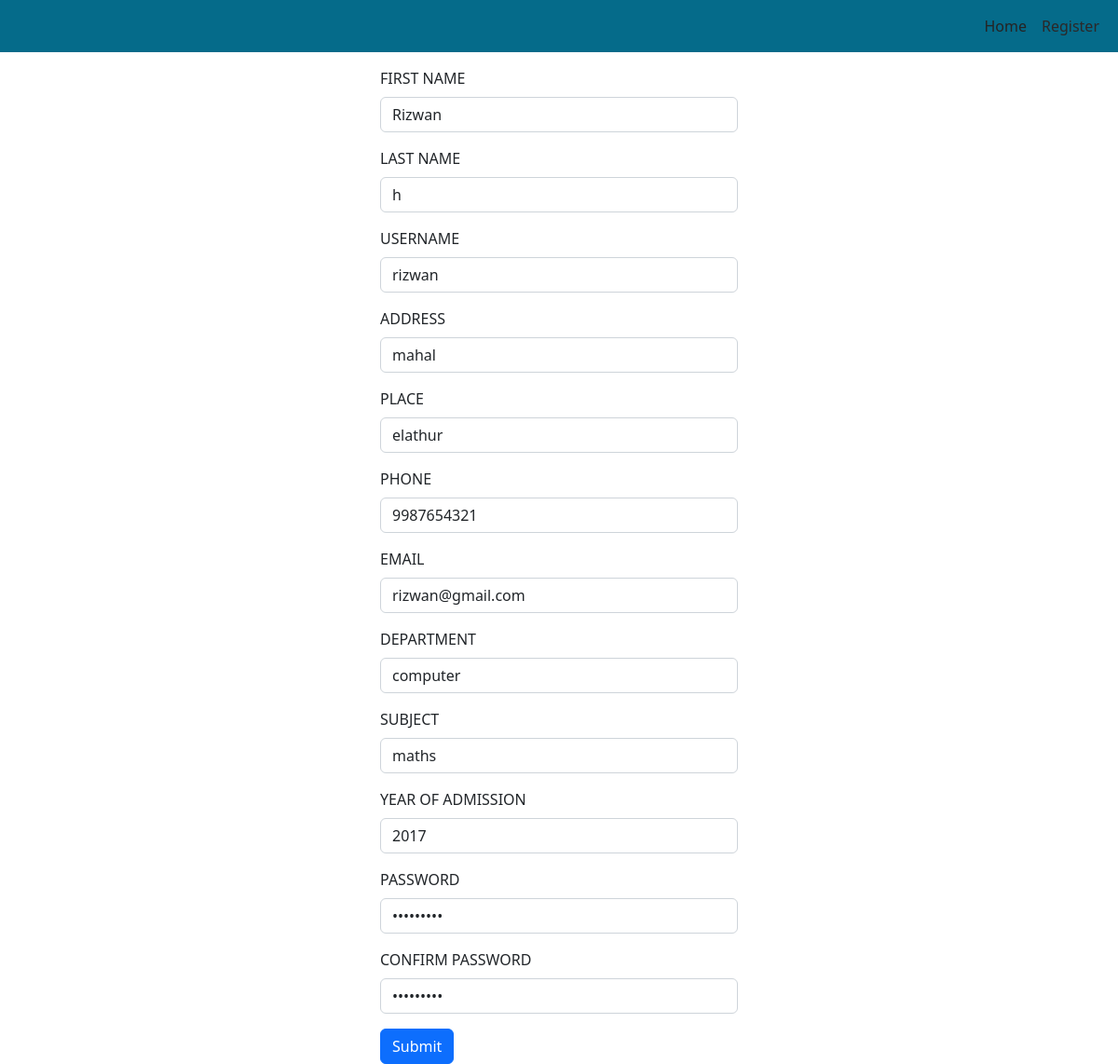
/studentedit/1, run on the app's committed database.
### application/models.py (models this page shows, shortened)
class Add_students(models.Model):
    user=models.ForeignKey(User,on_delete=models.CASCADE)
    Sfirstname=models.CharField(max_length=30)
    Slastname=models.CharField(max_length=30)
    Susername=models.CharField(max_length=20)
    Sadress=models.CharField(max_length=50)
    Splace=models.CharField(max_length=30)
    Sphone=models.IntegerField()
    Semail=models.EmailField()
    Sdepartment=models.CharField(max_length=15)
    Ssubject=models.CharField(max_length=15)
    SAdmission=models.IntegerField()
    Spassword=models.CharField(max_length=15)
    Scpassword=models.CharField(max_length=15)
    Srole=models.CharField(max_length=10)
    Sstatus=models.CharField(max_length=30)

### application/views.py (the view)
# urls.py: path('studentedit/<int:studenteditid>',views.studentedit,name='studentedit'),
def studentedit(request,studenteditid):
    study=Add_students.objects.get(id=studenteditid)
    return render(request,'studentprofileupdate.html',{'study':study})

### application/templates/studentprofileupdate.html (shortened to what this page needs)
<!DOCTYPE html>
<html lang="en">
<head>
    <link rel="stylesheet" href="https://cdn.jsdelivr.net/npm/bootstrap@5.2.3/dist/css/bootstrap.min.css">
    <link rel="stylesheet" href="../static/css/studentprofileupdate.css">
</head>
<body>
    <div class="row ">
        <div class="col-lg-12">
            <nav class="navbar navbar-expand-lg" style="background-color: rgb(5, 107, 138);">
                <div class="container-fluid">
                    <div class="collapse navbar-collapse " id="navbarTogglerDemo01">
                        <div class=" ms-auto">
                            <ul class="navbar-nav me-auto mb-2 mb-lg-0 ">
                                <li class="nav-item">
                                    <a class="nav-link" style="color: rgb(38, 35, 35);" href="#">Home</a>
                                </li>
                                <li class="nav-item">
                                    <a class="nav-link" style="color: rgb(44, 40, 40);" href="#">Register</a>
                                </li>
                            </ul>
                        </div>
                    </div>
                </div>
            </nav>
        </div>
    </div>
    <form method="post" action="{% url 'studentupdate' study.id %}">
    <div class="row mt-3">
        <div class="col-lg-4 col-md-4 col-sm-4 "></div>
        <div class="col-lg-4 col-md-4 col-sm-4">
    <div class="mb-3">
      <label for="" class="form-label">FIRST NAME</label>
      <input type="text" class="form-control" name="sfname" value="{{study.Sfirstname}}" >
    </div>
    <div class="mb-3 md-4">
      <label for="" class="form-label">LAST NAME</label>
      <input type="text" class="form-control" name="slname" value="{{study.Slastname}}">
    </div>
    <div class="mb-3 md-4">
      <label for="" class="form-label">USERNAME</label>
      <input type="text" class="form-control" name="ssuname" value="{{study.Susername}}">
    </div>
    <div class="mb-3 md-4">
      <label for="" class="form-label">ADDRESS</label>
      <input type="text" class="form-control" name="saddress" value="{{study.Sadress}}">
    </div>
    <div class="mb-3 md-4">
      <label for="" class="form-label">PLACE</label>
      <input type="text" class="form-control" name="splace" value="{{study.Splace}}">
    </div>
    <div class="mb-3 md-4">
      <label for="" class="form-label">PHONE</label>
      <input type="text" class="form-control" name="sphone" value="{{study.Sphone}}">
    </div>
     <div class="mb-3 md-4">
      <label for="" class="form-label">EMAIL</label>
      <input type="email" class="form-control" name="semail" value="{{study.Semail}}">
    </div>
     <div class="mb-3 md-4">
      <label for="" class="form-label">DEPARTMENT</label>
      <input type="text" class="form-control" name="sdepartment" value="{{study.Sdepartment}}">
    </div>
     <div class="mb-3 md-4">
      <label for="" class="form-label">SUBJECT</label>
      <input type="text" class="form-control" name="ssubject" value="{{study.Ssubject}}">
    </div>
     <div class="mb-3 md-4">
      <label for="" class="form-label">YEAR OF ADMISSION</label>
      <input type="text" class="form-control" name="sadm" value="{{study.SAdmission}}">
    </div>
     <div class="mb-3 md-4">
      <label for="" class="form-label">PASSWORD</label>
      <input type="password" class="form-control" name="spassword" value="{{study.Spassword}}">
    </div>
     <div class="mb-3 md-4">
      <label for="" class="form-label">CONFIRM PASSWORD</label>
      <input type="password" class="form-control" name="scpassword" value="{{study.Scpassword}}">
    </div>
    <button type="submit" class="btn btn-primary">Submit</button>
  </form>
  <div class="col-lg-4 col-sm-4"></div>
</body>
</html>

### application/static/css/studentprofileupdate.css (style rules this page uses)
body,html { overflow-x: hidden; }

### data on the page
Add_students: sfname "Rizwan", slname "h", ssuname "rizwan", saddress "mahal", splace "elathur", sphone "9987654321", semail "rizwan@gmail.com", sdepartment "computer", ssubject "maths", sadm "2017"
